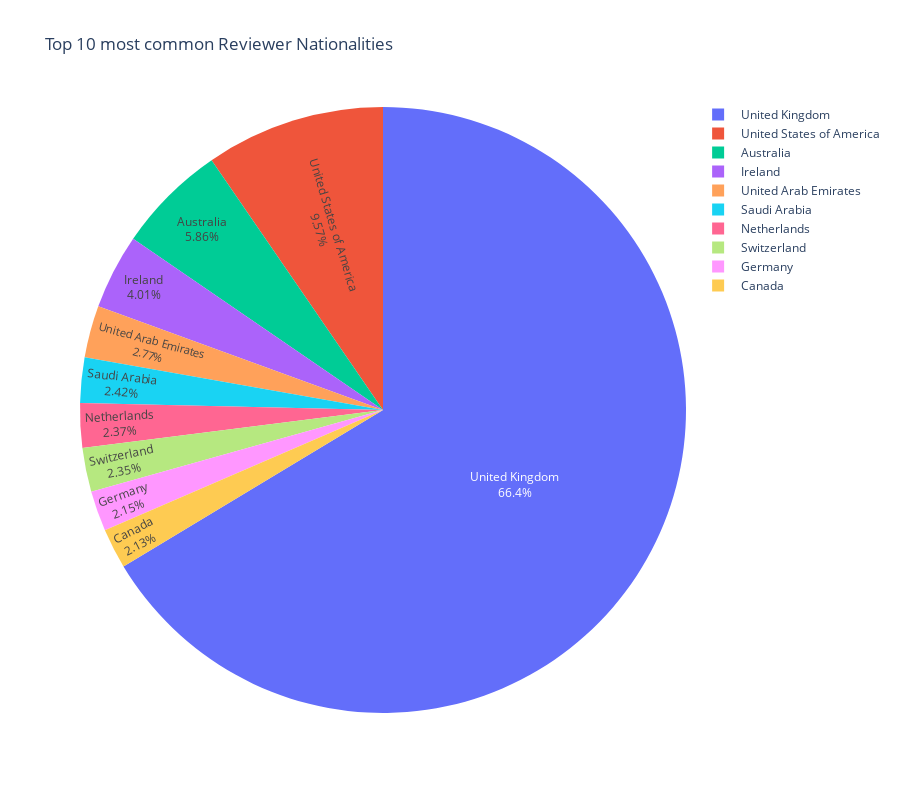
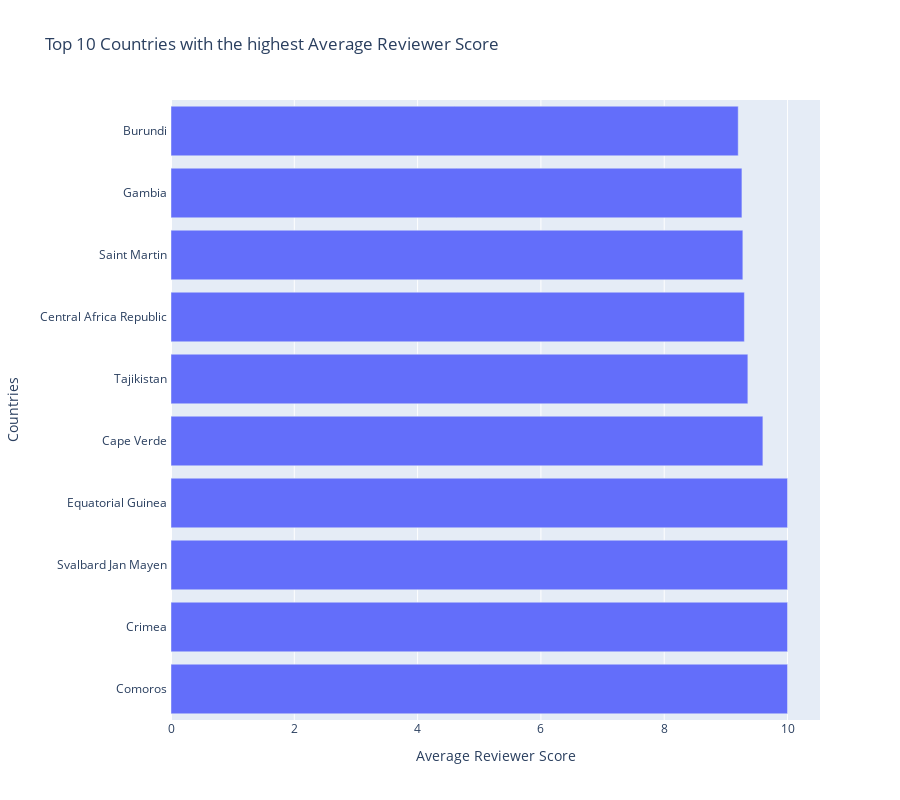

Here is the notebook cell these charts were saved with, in order:
### Code cell
#Visualization for the 10 most common reviewer nationalities

fig4 = px.pie(data_frame = most_common_countries, 
              values = "Number of Reviews",
              names = "Nationality",
              title = "Top 10 most common Reviewer Nationalities",
              height = 800)

fig4.update_traces(textposition = "inside", 
                  textinfo = "percent+label")

fig4.show()


#Visualization for the 10 countries with the highest average reviewer score


fig5 = px.bar(data_frame = highest_review_countries, 
              x = "Reviewer_Score",
              y = "Reviewer_Nationality",
              orientation = "h",
              title = "Top 10 Countries with the highest Average Reviewer Score",
              labels = {"Reviewer_Score": "Average Reviewer Score",
                        "Reviewer_Nationality": "Countries"},
              height = 800)


fig5.show()

### Figure 1 — Plotly figure (JSON) as saved in the notebook; plotly's stock layout.template omitted (floating-point values rounded to 4 significant figures)
{"data": [{"domain": {"x": [0, 1], "y": [0, 1]}, "hovertemplate": "Nationality=%{label}<br>Number of Reviews=%{value}<extra></extra>", "labels": [" United Kingdom ", " United States of America ", " Australia ", " Ireland ", " United Arab Emirates ", " Saudi Arabia ", " Netherlands ", " Switzerland ", " Germany ", " Canada "], "legendgroup": "", "name": "", "showlegend": true, "textinfo": "percent+label", "textposition": "inside", "type": "pie", "values": [245110, 35349, 21648, 14814, 10229, 8940, 8757, 8669, 7929, 7883]}], "layout": {"height": 800, "legend": {"tracegroupgap": 0}, "title": {"text": "Top 10 most common Reviewer Nationalities"}}}

### Figure 2 — Plotly figure (JSON) as saved in the notebook; plotly's stock layout.template omitted (floating-point values rounded to 4 significant figures)
{"data": [{"alignmentgroup": "True", "hovertemplate": "Average Reviewer Score=%{x}<br>Countries=%{y}<extra></extra>", "legendgroup": "", "marker": {"color": "#636efa", "pattern": {"shape": ""}}, "name": "", "offsetgroup": "", "orientation": "h", "showlegend": false, "textposition": "auto", "type": "bar", "x": [10, 10, 10, 10, 9.6, 9.356, 9.3, 9.275, 9.26, 9.2], "xaxis": "x", "y": [" Comoros ", " Crimea ", " Svalbard Jan Mayen ", " Equatorial Guinea ", " Cape Verde ", " Tajikistan ", " Central Africa Republic ", " Saint Martin ", " Gambia ", " Burundi "], "yaxis": "y"}], "layout": {"barmode": "relative", "height": 800, "legend": {"tracegroupgap": 0}, "title": {"text": "Top 10 Countries with the highest Average Reviewer Score"}, "xaxis": {"anchor": "y", "domain": [0, 1], "title": {"text": "Average Reviewer Score"}}, "yaxis": {"anchor": "x", "domain": [0, 1], "title": {"text": "Countries"}}}}
